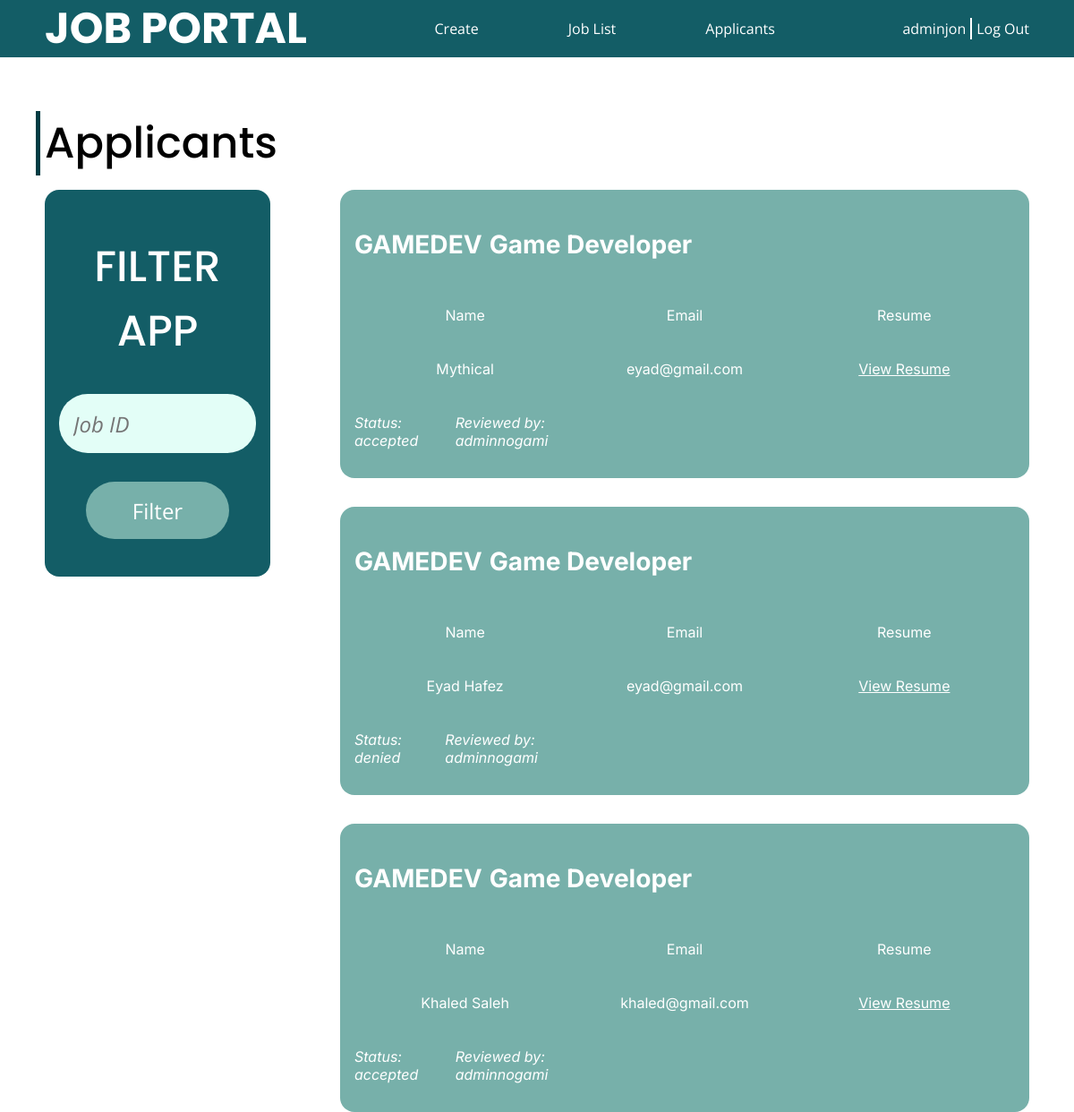
/jobs/applicants/GAMEDEV/ (signed in), run on the app's committed database.
### accounts/models.py (models this page shows)
class Account(AbstractUser):
    ACCOUNT_TYPES = (
        (0, 'user'),
        (1, 'coadmin'),
    )
    username = models.CharField(max_length=255, primary_key=True, help_text='Username has to be at minimum 8 characters.')
    password = models.CharField(max_length=255)
    account_type = models.IntegerField(choices=ACCOUNT_TYPES, default=0)
    email = models.EmailField()
    company = models.CharField(max_length=255, null=True, default=None, blank=True)

### jobs/models.py (models this page shows)
class Applicant(models.Model):
    username = models.CharField(max_length=255)
    job = models.ForeignKey(Job, on_delete=models.CASCADE, related_name='job_applicant')
    time = models.DateTimeField(auto_now_add=True)
    fullname = models.CharField(max_length=255)
    email = models.EmailField()
    admin = models.CharField(max_length=255, null=True, default=None)
    status = models.CharField(max_length=20 ,default='pending')
    resume = models.FileField(upload_to=generate_unique_filename)
    class Meta:
        unique_together = ('username', 'job', 'time')

class Job(models.Model):
    id = models.CharField(max_length=10, primary_key=True)
    name = models.CharField(max_length=255)
    status = models.BooleanField(default=False)
    xp = models.PositiveIntegerField(default=0)
    des = models.TextField()
    salary = models.PositiveIntegerField(default=0)
    admin = models.CharField(max_length=255)
    company = models.CharField(max_length=255)

### jobs/views.py (the view, shortened to what this page needs)
# urls.py: path('jobs/applicants/<str:id>/', views.applicants, name='applicants - id'),
@login_required(login_url='/login/')
@csrf_exempt
def applicants(request, id):
    try:
        jobobject = Job.objects.get(id=id)
    except Job.DoesNotExist:
        raise Http404("Job does not exist")
    user = request.user
    if not isadmin(user.account_type):
            template = loader.get_template('401.html')
            return HttpResponse(template.render(), status=401)
    if request.method == 'GET':
        applicants = Applicant.objects.filter(job=id).order_by('-time')
        for x in applicants:
            x.name = jobobject.name
        prameters = {
            'applicants': applicants,
            'username': user.username,
        }
        template = loader.get_template('applicants.html')
        return HttpResponse(template.render(prameters, request))

### jobs/views.py (called while the page is built)
def isadmin(type):
    return type

### jobs/templates/applicants.html (shortened to what this page needs)
<!DOCTYPE html>
<html lang="en">
<head>
    {% load static %}
    <link rel="stylesheet" href="{% static 'css/root.css' %}" />
    <link rel="stylesheet" href="{% static 'css/admin/applicants.css' %}">
</head>
<body>
    <nav>
        <h2>JOB PORTAL</h2>
        <ul class="quick-links">
            <li><a href="/jobs/add/">Create</a></li>
            <li><a href="/joblist/">Job List</a></li>
            <li><a href="/jobs/applicants">Applicants</a></li>
        </ul>
        <div class="user">
            <a href="/home/" id="username">{{username}}</a>
            <div class="split"></div>
            <a href="/logout/" id='logout'>Log Out</a>
        </div>
    </nav>
    <div class="container">
        <h2>Applicants</h2>
        <div class="inner-container">
            <div class="filter">
                <h3>FILTER APP</h3>
                <form id="filterForm">
                    <input type="text" id="jobid" placeholder="Job ID" name='jobid' value="{{job.id}}"/>
                    <input type="submit" value="Filter" id="filter" />
                </form>
            </div>
            <div class="applicants" id="applicants">
                {% for x in applicants %}
                    <div class="job" id="applicant-{{x.id}}">
                        <div class="job-info">
                            <h3 class="id">{{x.job_id}}</h3>
                            <h3 class="name">{{x.job.name}}</h3>
                        </div>
                        <div class="app-info">
                            <p class="name">Name</p>
                            <p class="email">Email</p>
                            <p class="resume">Resume</p>
                        </div>
                        <div class="app-value">
                            <p class="name">{{x.fullname}}</p>
                            <p class="email">{{x.email}}</p>
                            <a class="resume" href="{{x.resume.url}}" target="_blank">View Resume</a>
                        </div>
                        <div class="status">
                            <p class="type">Status: {{x.status}}</p>
                            <p class="admin">Reviewed by: {{x.admin}}</p>
                        </div>
                    </div>
                {%endfor%}
            </div>
        </div>
    </div>
</body>
</html>

### static/css/root.css (style rules this page uses)
:root { --main-color-dark: #003C43; --main-color-normal: #135d66; --main-color-light: #77b0aa; --main-color-vlight: #e3fef7; --main-color-alpha: #00000088; --border-radius-s: 8px; --border-radius-m: 12px; --border-radius-l: 16px; --border-radius-f: 2rem; --font-poppins: 'Poppins'; --font-inter: 'Inter'; --font-roboto: 'Roboto'; --font-open-sans: 'Open Sans'; --text-color-b: #000; --text-color-w: #fff; --text-color-g: #888; }
body { margin: 0; }
nav { position: fixed; display: flex; justify-content: space-between; top: 0; left: 0; right: 0; height: 64px; padding-inline: 50px; background-color: var(--main-color-normal); color: var(--text-color-w); z-index: 999; }
nav h2 { font-family: var(--font-poppins); font-weight: bold; margin: 0; padding: 0; height: 100%; font-size: 48px; display: flex; align-items: center; justify-content: center; }
nav .user { display: flex; gap: 5px; font-family: var(--font-open-sans); height: 100%; align-items: center; }
nav .user .split { background-color: var(--text-color-w); width: 2px; height: 24px; }
nav .quick-links { padding: 0; display: flex; gap: 100px; justify-content: center; align-items: center; }
nav .quick-links li { list-style: none; font-family: var(--font-open-sans); }
nav .quick-links li a { position: relative; }
nav .quick-links li a::after { content: ''; position: absolute; width: 0%; height: 1px; bottom: -5px; left: 0; background-color: var(--text-color-w); transition: all 250ms ease-in-out; }
a, button { color: inherit; font-family: inherit; text-decoration: none; }

### static/css/admin/applicants.css (style rules this page uses)
.container { margin-top: calc(64px + 60px); padding-inline: 50px; }
.container h2 { font-size: 48px; font-family: var(--font-poppins); font-weight: 500; margin-block: 16px; position: relative; }
.container h2::before { content: ''; width: 5px; height: 100%; position: absolute; left: -10px; top: 0; background-color: var(--main-color-dark); }
.container .inner-container { display: flex; justify-content: space-between; width: 100%; }
.container .inner-container .filter { background-color: var(--main-color-normal); width: 20%; padding: 16px; border-radius: var(--border-radius-l); display: flex; flex-direction: column; justify-content: space-evenly; color: var(--text-color-w); height: 50vh; }
.container .inner-container .filter h3 { font-size: 48px; font-weight: 500; font-family: var(--font-poppins); margin-block: 8px; width: 100%; text-align: center; }
.container .inner-container .filter input { height: 64px; width: calc(100% - 32px); display: block; background-color: var(--main-color-vlight); border: 0; border-radius: var(--border-radius-f); padding-inline: 16px; margin-bottom: 32px; font-size: 24px; font-family: var(--font-open-sans); font-style: normal; }
.container .inner-container .filter #filter { width: calc(100% - 60px); margin: auto; color: var(--text-color-w); background-color: var(--main-color-light); transition: all 250ms ease-in-out; }
.container .inner-container .applicants { display: flex; flex-direction: column; justify-content: flex-start; gap: 32px; width: 70%; }
.container .inner-container .applicants .job { display: flex; flex-direction: column; justify-content: space-evenly; color: var(--text-color-w); background-color: var(--main-color-light); border-radius: var(--border-radius-l); padding: 16px; font-family: var(--font-inter); gap: 8px; }
.container .inner-container .applicants .job .job-info { display: flex; justify-content: flex-start; gap: 8px; font-weight: 500; font-size: 24px; }
.container .inner-container .applicants .job .app-info, .container .inner-container .applicants .job .app-value { display: flex; justify-content: space-evenly; align-items: baseline; }
.container .inner-container .applicants .job .app-info p, .container .inner-container .applicants .job .app-value p, .container .inner-container .applicants .job .app-value a { width: 33%; text-align: center; }
.container .inner-container .applicants .job .app-value a { text-decoration: underline; }
.container .inner-container .applicants .job .status { display: flex; width: 40%; font-style: italic; justify-content: space-evenly; }

### data on the page
Account: username "adminjon"
Applicant: job_id "GAMEDEV", job.name "Game Developer", fullname "Mythical", email "eyad@gmail.com", status "accepted", admin "adminnogami"
Applicant: job_id "GAMEDEV", job.name "Game Developer", fullname "Eyad Hafez", email "eyad@gmail.com", status "denied", admin "adminnogami"
Applicant: job_id "GAMEDEV", job.name "Game Developer", fullname "Khaled Saleh", email "khaled@gmail.com", status "accepted", admin "adminnogami"
